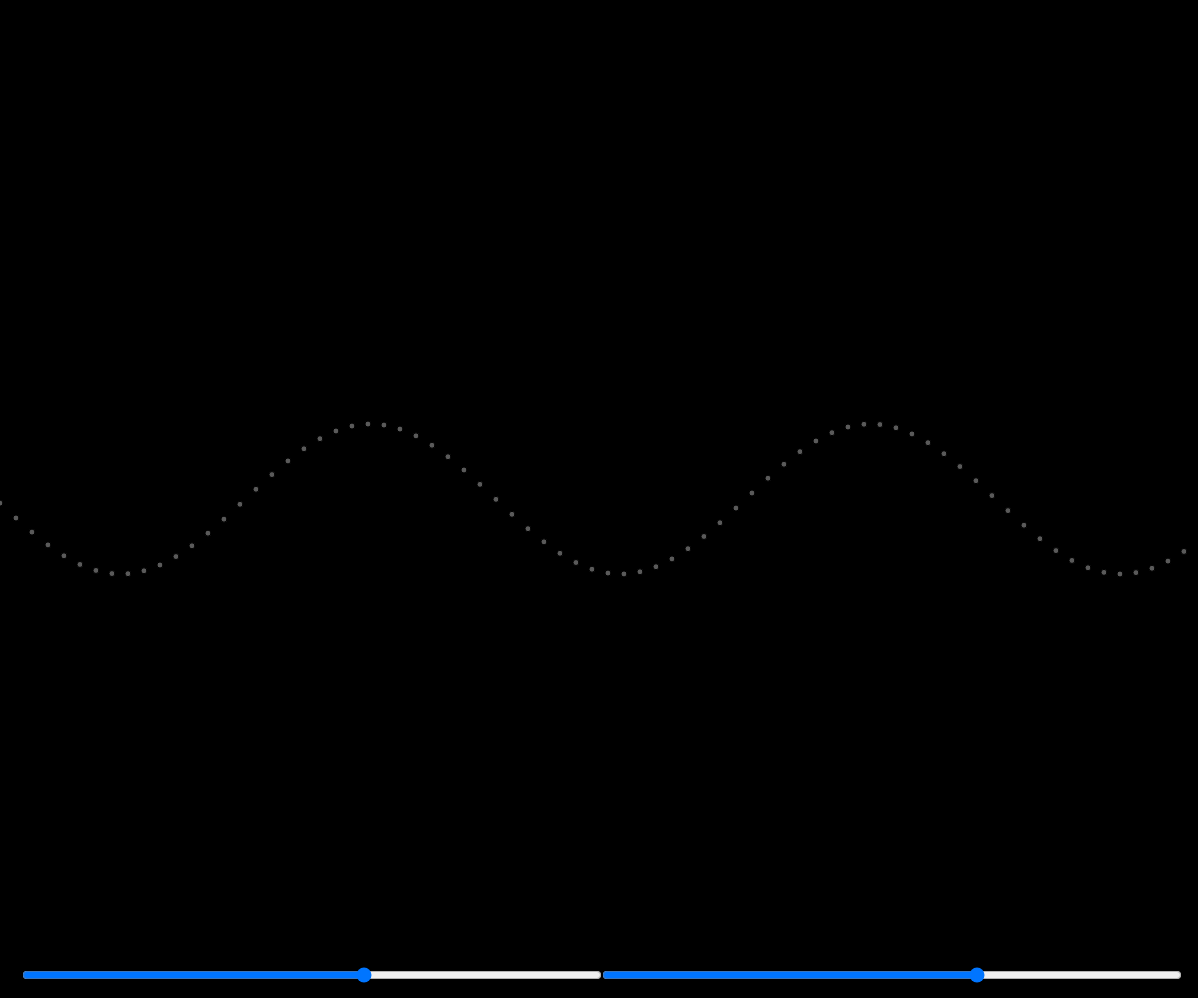
Frame 1 (no input)
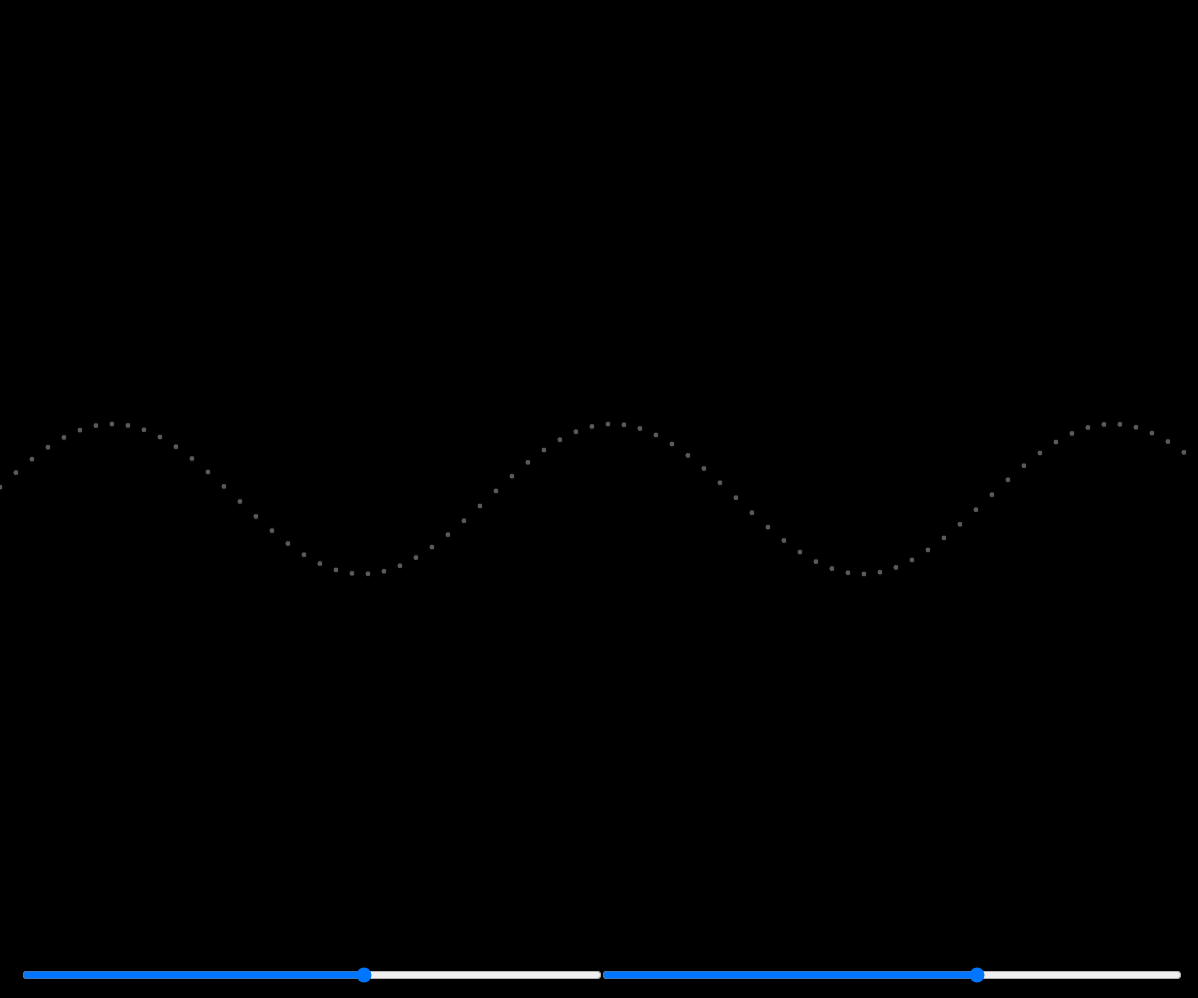
Frame 60 (no input)
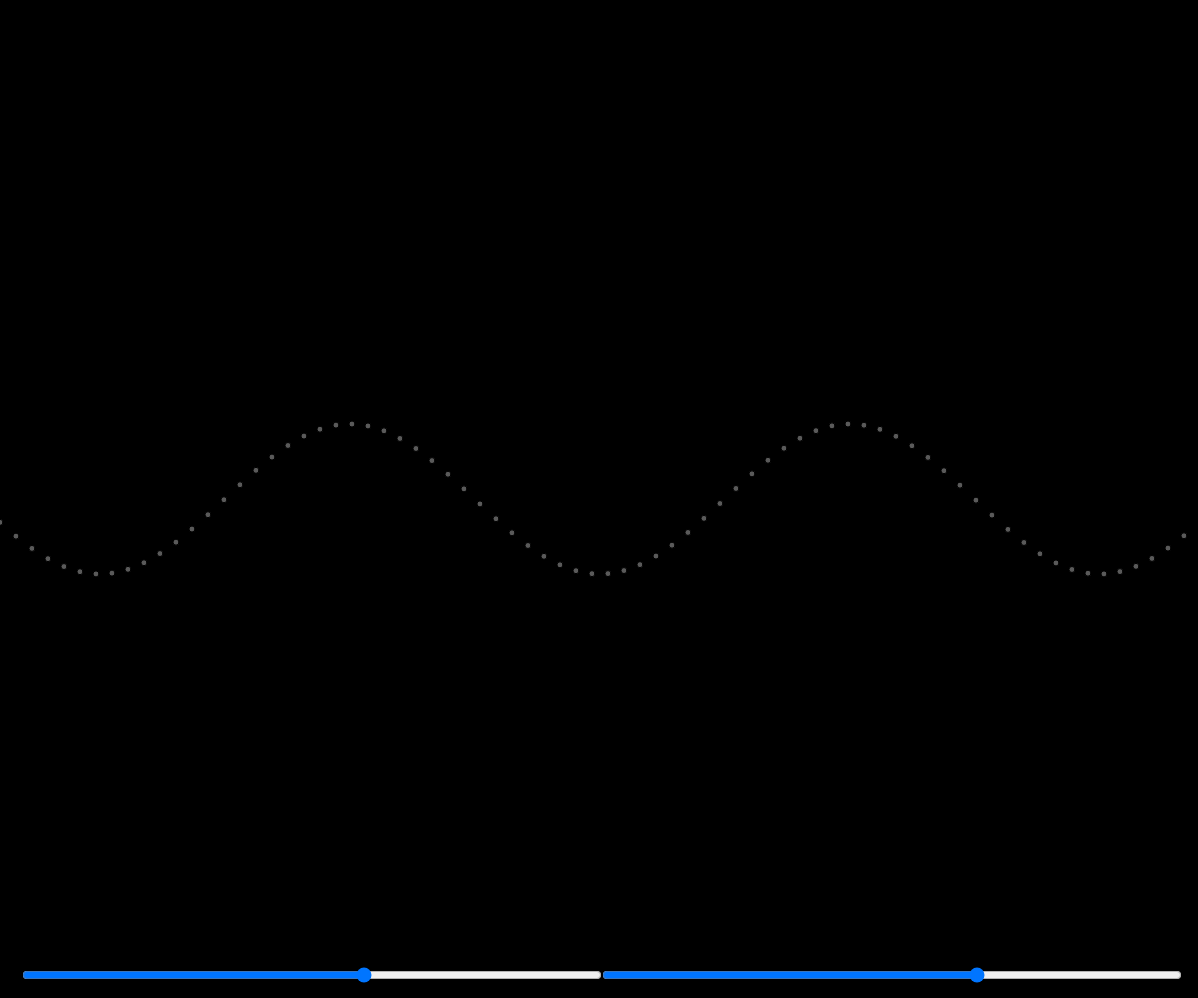
Frame 120 (the mouse pressed at the canvas centre since frame 60)

The p5.js sketch that drew these frames (run headless with seeded random() and noise() and a simulated clock; from frame 60 on, the mouse is pressed at the canvas centre):

// p5.js sketch
// ── sketch.js
let w,
    dx,
    xSpace = 16,
    theta = 0,
    thetaSlider,
    amplitudeSlider,
    period = 500,
    yVal;

function windowResized() {
    // making it responsive
    resizeCanvas(window.innerWidth, window.innerHeight);
}

function setup() {
    // creating canvas
    createCanvas(window.innerWidth - 2, window.innerHeight - 2);
    
    thetaSlider = createSlider(-0.3, 0.3, 0.055, 0.001);
    thetaSlider.size(window.innerWidth / 2 - 20);
    thetaSlider.position(window.innerWidth / 60, window.innerHeight - 35);

    amplitudeSlider = createSlider(-250, 250, 75, 1);
    amplitudeSlider.size(window.innerWidth / 2 - 20);
    amplitudeSlider.position(window.innerWidth / 2, window.innerHeight - 35);

    w = width + 16;
    dx = (TWO_PI / period) * xSpace;
    yVal = new Array(floor(w / xSpace));
}

function calcWave() {

    theta += thetaSlider.value();


    // calculating y val sin 
    let x = theta;
    for(let i = 0; i < yVal.length; i++) {
        yVal[i] = sin(x) * amplitudeSlider.value();
        x += dx;
    }    
}

function renderWave() {
    
    fill(90);

    for(let x = 0; x < yVal.length; x++) {
        ellipse(x * xSpace, height / 2 + yVal[x], 6, 6);
    }
}

function draw() {
    background(0);
    // create & render the sin wave
    calcWave();
    renderWave();
}




// ── style.css
html, body {
    margin: 0;
    padding: 0;
    background-color: #20c220;
    color: #706f6f;
}

canvas {
    background: #5f5151;
    position: absolute;
    top: 50%;
    left: 50%;
    transform: translate(-50%, -50%);
}

input {
    position: absolute;
    bottom: 30px;
    right: 30px;
}
